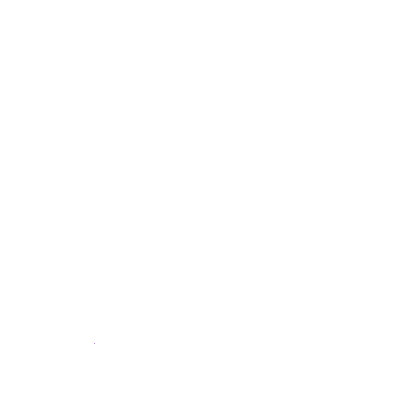
Frame 1 (no input)
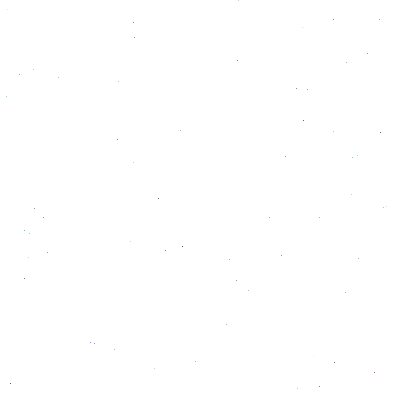
Frame 60 (the mouse pressed at the canvas centre just before this capture)
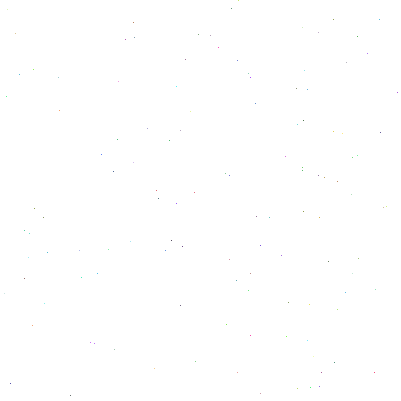
Frame 120 (the mouse held since frame 60 and released just before this capture)

The Processing sketch that drew these frames (run headless with seeded random() and noise(); from frame 60 on, the mouse is pressed at the canvas centre):

// Processing sketch: LosowePikseleProste
// ── LosowePikseleProste.pde
/* Proste zastosowanie losowania i grafiki */
/* PRZETŁUMACZONE Z APLIKACJI Delphi NA Processing ZA POMOCĄ GEMINI */

int width_val = 400;
int height_val = 400;

void settings() {
  size(width_val + 1, height_val + 1);
}

void setup() {
  background(255); /* Tło, aby punkty były dobrze widoczne */
  frameRate(9999);
}

void dodaj_punkt() {
   int x, y;
   x = int(random(width_val));
   y = int(random(height_val));
   point(x, y);
}

void wylosuj_kolor() {
   int r, g, b;
   r = int(random(256));
   g = int(random(256));
   b = int(random(256));
   stroke(r, g, b); /* Odpowiednik procedury Pen z biblioteki Algo */
}

void draw() {
  /* Zamiast nieskończonej pętli While z procedury Main, wykorzystujemy główną pętlę draw() */
  wylosuj_kolor();
  dodaj_punkt();
}
